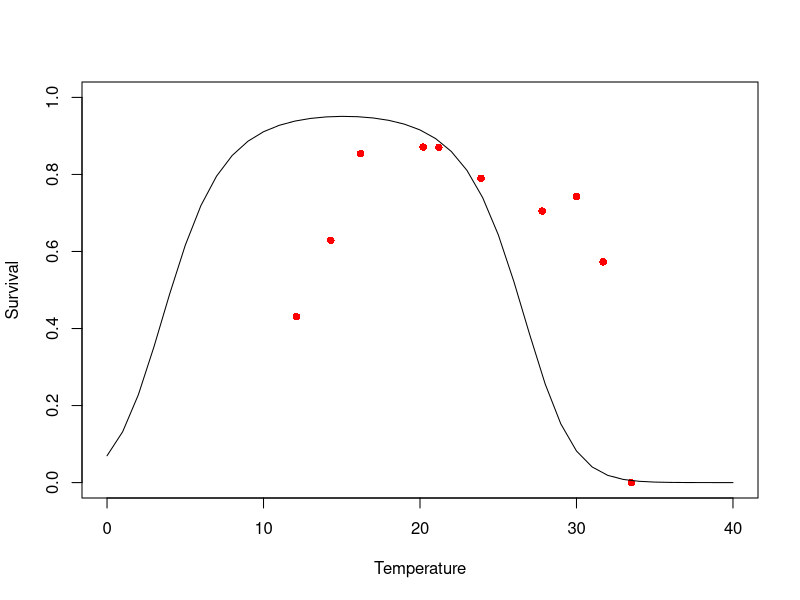

Write the R code that produced this figure.
#############################################################
## Code to fit curve to Baetidae spp mortality rates to data
#############################################################

library(readxl)
library(minpack.lm)
library(tidyverse)
library(car)
library(boot)
BAETVitalRates <- read_excel("VitalRates.xlsx", sheet = "Baetid Mortality Rates")
BAETVitalRates <- as.data.frame(BAETVitalRates)

flow.surv.fit <- function(magnitude, mortality, Qmin){
  x <- magnitude # rename x and y
  y <- 1 - mortality # convert to survival
  df <- as.data.frame(cbind(x,y))
  df <- rbind(df, c(Qmin, 1.11))  # make sure we specify that we have 100% survival at Qmin (0.25)
  nls.fit <- nlsLM(formula = (y ~ k* exp(-h*x)), data = df, start = c(k = 1, h = 1)) # fit to negative exponential function
  return(nls.fit)
}

flow.surv.rate <- function(h, k, max, min, interval, Qmin) {
  Q <- seq(min, max, by = interval)
  surv <- k*(exp(-h*Q))
  surv.df <- as.data.frame(cbind(Q, surv))
  surv.df$surv[which(surv.df$Q <= Qmin)] <- 1
  return(surv.df)
}

surv.fit.BAET <- flow.surv.fit(BAETVitalRates$`Max Event Discharge/Bankfull Discharge`, BAETVitalRates$Mortality, 0.25)
surv.df.BAET <- flow.surv.rate(surv.fit.BAET$m$getPars()[2] , surv.fit.BAET$m$getPars()[1], 4, 0.001, 0.001, 0.25)

# Calculate Development Time Based on Literature
BAETDevRates <- read_excel("VitalRates.xlsx", sheet = "Baetid Development")
BAETDevRates <- as.data.frame(BAETDevRates)
polyfit <- nlsLM(DevelopmentTime ~ a*Temperature^4 + b* Temperature ^3 + c*Temperature ^2 +d*Temperature  + e, data = BAETDevRates, start = c(a = 1, b =1, c = 1, d = 1, e = 1))

devtime <- function(x){
  a <- 2.525e-03*x^4 -2.508e-01*x^3+  9.379e+00*x^2 -1.580e+02*x +  1.040e+03 
  return(a)
}

MaturationRate <- function(x){
  a <- 1/x
  return(a)
}

# Calculate Temperature Dependent Survival
BAETSurvRate <- read_excel("VitalRates.xlsx", sheet = "Baetid Survival Rates")
BAETSurvRate <- as.data.frame(BAETSurvRate)
#fit <- nlsLM(logit(Survival) ~ a*Temperature^4 + b*Temperature^3 + c*Temperature^2 + d*Temperature + e, data = BAETSurvRate, start = c(a = 1, b = 1, c = 1, d = 1, e = 1))
#inv.logit(predict(fit))
#-0.02837*x^2 + 1.21299*x  -10.92723

fit <- nlsLM(logit(Survival) ~ a*Temperature^2 + b*Temperature+ c, data = BAETSurvRate, start = c(a = 1, b = 1, c = 1))
# # 
TempSurv_BAET <- function(n){
  a <-  -0.02429*n^2 +0.73459 *n -2.59225 
  return(inv.logit(a))
}

# TempSurv_BAET <- function(n){
#   a <- -5.782e-04*n^4+ 4.425e-02*n^3 -1.200*n^2+ 1.348e+01*n -4.991e+01 
#   return(inv.logit(a))
# }
# # 
# min.RSS <- function(par){
#   mod <- dnbinom(as.integer(-BAETSurvRate$Temperature + 34), size = par[2], prob = par[1])
#   a <- sum(BAETSurvRate$Survival - (mod*(max(BAETSurvRate$Survival)/max(mod))))^2
# }
# params <- optim(par = c(0.2, 4), fn = min.RSS, method = "BFGS")
# 
# TempSurv_BAET <- function(n){
#   if (n <= 0){
#     a <- 0
#   }else {
#   a <-  dnbinom(as.integer(-n + 34), size = params$par[2] , prob = params$par[1])*(max(BAETSurvRate$Survival)/max(dnbinom(as.integer(-BAETSurvRate$Temperature + 34), size =params$par[2], prob = params$par[1])))
#   }
#    return((a))
# }


# ggplot(surv.df.BAET, aes(x = Q, y = surv))+
#   geom_line()+
#   geom_point(data = BAETVitalRates, aes(x = `Max Event Discharge/Bankfull Discharge` , y = 1-(Mortality), color = Citation))+
#   #coord_cartesian(ylim = c(0,1)) +
#   ylab('Immediate Post-Disturbance Survival') +
#   theme_bw()+
#   xlab('`Max Event Discharge/Bankfull Discharge`')
# 
# 
tem <- seq(0, 40, by = 1)
plot(BAETSurvRate$Temperature, BAETSurvRate$Survival, col = "red", pch = 16, xlab = "Temperature", ylab = "Survival", xlim = c(0,40), ylim = c(0, 1))
lines(tem, TempSurv_BAET(tem))
#lines(tem,  dnbinom(as.integer(-tem + 33), size = params$par[2] , prob = params$par[1])*(max(BAETSurvRate$Survival)/max(dnbinom(as.integer(-BAETSurvRate$Temperature + 33), size =params$par[2], prob = params$par[1]))))
# plot(temp, s, xlab = "Temperature C", ylab = "Survival", col = "red", pch = 16, cex = 1.5, xlim = c(0,40), ylim = c(0,1))
# points(temp, predict(fit.betalogit), col = "blue", pch = 1)
# points(temp, inv.logit(predict(fit4)), col = "hotpink", pch = 2)
# points(temp, inv.logit(predict(fit2)), col = "green", pch = 5)     
# legend(-0.5, 1, legend=c("Data", "Beta Regression 2D Poly", "Logit 4D Poly", "Logit 2D Poly"),
#        col=c("red", "blue", "hotpink", "green"), pch=c(16, 1, 2, 5), cex=0.8)     
